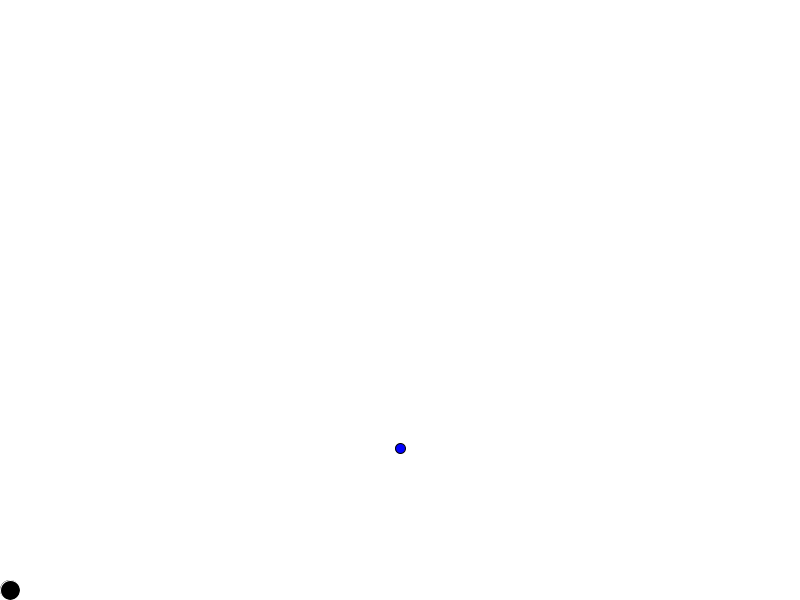
Frame 1 (no input)
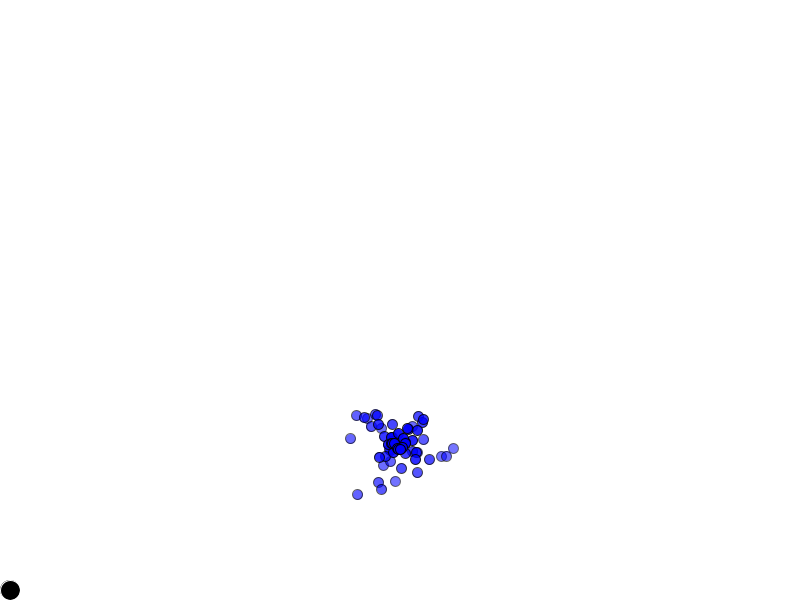
Frame 60 (the mouse pressed at the canvas centre just before this capture)
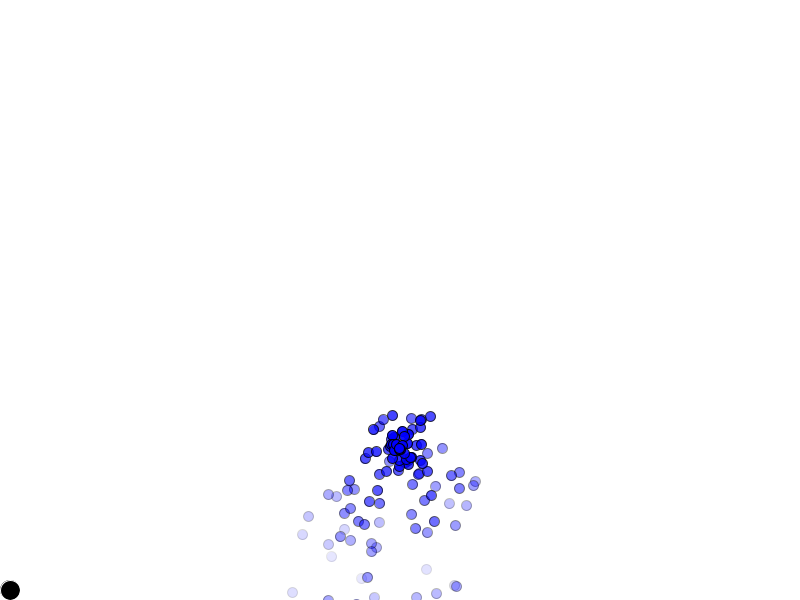
Frame 120 (the mouse held since frame 60 and released just before this capture)

The Processing sketch that drew these frames (run headless with seeded random() and noise(); from frame 60 on, the mouse is pressed at the canvas centre):

// Processing sketch: labo1
// ── labo1.pde
int currentTime;
int deltaTime;
int previousTime;

Mover mover;
Emitter emitter;

void setup() {
  size(800, 600);
  
  mover = new Mover();
  
  emitter = new Emitter(new PVector(width / 2, height * 0.75), 10, 1000);
}

void draw() {
  currentTime = millis();
  deltaTime = currentTime - previousTime;
  previousTime = currentTime;

  update(deltaTime);
  display();
}

void update(int deltaTime) {
  mover.update(deltaTime);
  emitter.update(deltaTime);
}

void display() {
  background(255);

  mover.display();
  emitter.display();
}

// ── Emitter.pde
class Emitter {
  PVector position;
  int particleRate;
  int lastParticleTime;
  ArrayList<Particle> particles;
  int maxParticles;

  Emitter(PVector l, int rate, int maxParticles) {
    position = l.copy();
    particleRate = rate;
    lastParticleTime = 0;
    particles = new ArrayList<Particle>();
    this.maxParticles = maxParticles;
  }

  void update(int deltaTime) {
    if (millis() - lastParticleTime > particleRate && particles.size() < maxParticles) {
      lastParticleTime = millis();
      particles.add(new Particle(position));
    }

    for (Particle p : particles) {
      p.update(deltaTime, position);
    }
  }

  void display() {
    for (Particle p : particles) {
      p.display();
    }
  }
}

// ── Mover.pde
class Mover {
  PVector location;                // Position (Location)
  PVector velocity;                // Vitesse (Velocity)
  PVector acceleration;            // Accélération (Acceleration)

  color fillColor = color(0);      // Couleur de remplissage (Fill color)
  color strokeColor = color(255);  // Couleur du contour (Stroke color)
  float strokeWeight = 1;          // Épaisseur du contour (Stroke weight)

  int diameter = 20;
  int radius = diameter / 2;

  float activationDistance;
  float deactivationDistance;


  Mover() {
    location = new PVector(0 + radius, height - radius);
    velocity = new PVector(0, 0);
    acceleration = new PVector(0, 0);
  }

  Mover(float x, float y) {
    location = new PVector(x, y);
    velocity = new PVector(0, 0);
    acceleration = new PVector(0, 0);
  }

  // Fonction servant à valider les bordures.
  // Vérifier les bordures (Check edge)
  void checkEdge() {
    var tempLoc = location.copy().add(velocity);

    if (tempLoc.x + diameter / 2 > width || tempLoc.x - diameter / 2 < 0) {
      velocity.x *= -1;
    }

    if (tempLoc.y + diameter / 2 > height || tempLoc.y - diameter / 2 < 0) {
      velocity.y *= -1;
    }
  }

  void update(int deltaTime) {
    velocity.x = 0;

    if (keyPressed) {
      if (key == 'a' || key == 'A') velocity.x -= 3;
      else if (key == 'd' || key == 'D') velocity.x += 3;
    }
    
    checkEdge();

    location.add(velocity); // Déplacement de l'objet
    acceleration.mult(0);
  }

  void display() {
    stroke(strokeColor);
    fill(fillColor);
    strokeWeight(strokeWeight);

    ellipse(location.x, location.y, diameter, diameter);
  }
}

// ── Particle.pde
class Particle {
  PVector position;
  PVector velocity;
  PVector acceleration;
  float lifespan;

  Particle() {
    position = new PVector(width/2, height/3);
    initialize();
  }

  Particle(PVector l) {
    position = l.copy();
    initialize();
  }

  void initialize() {
    velocity = new PVector(random(-1, 1), random(-2, 0));
    acceleration = new PVector(0, 0.05);
    lifespan = 255;
  }

  void update(int deltaTime, PVector pos) {
    velocity.add(acceleration);
    position.add(velocity);
    lifespan -= 2.0;

    if(isDead()) {
      reset(pos);
    }
  }

  void display() {
    stroke(0, lifespan);
    fill(0, 0, 255, lifespan);
    ellipse(position.x, position.y, 10, 10);
  }

  boolean isDead() {
    return lifespan < 0.0;
  }

  void reset(PVector pos) {
    position.set (pos);
    velocity.set (random(-1, 1), random(-2, 0));    
    lifespan = 255;
  }
}
